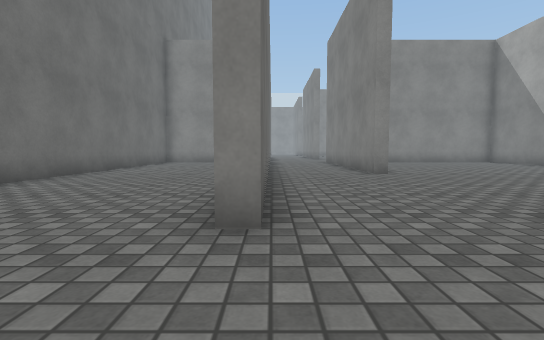
View 1 (above)

19 first-person views from a walk through a Unity game level. The camera is 0.72 m above the floor, tilts 4° down and sees 85° across. The floor is counted in squares, 1 m on a side. Each view is taken from the middle of a square. On the plan, view 1 faces up. The plan holds only what a view shows up to about 10 squares ahead; the rest is blank. The place goes on beyond the plan. Surface patterns are stand-ins for the level's own textures.

View 2
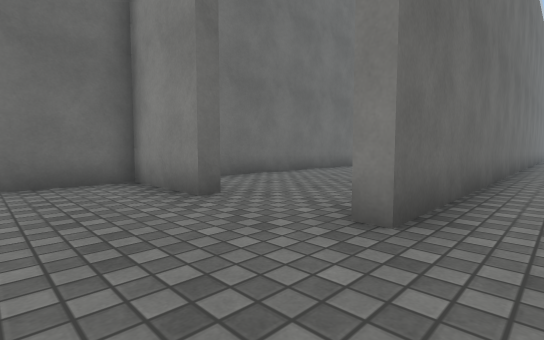

View 3
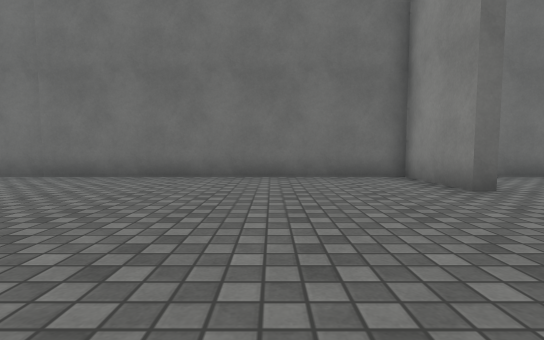

View 4
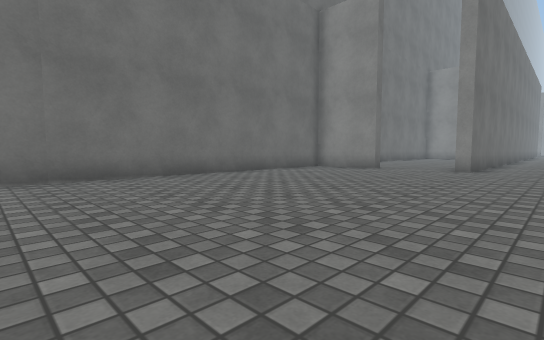

View 5
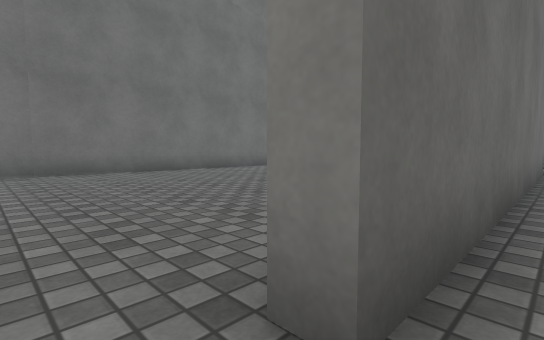

View 6
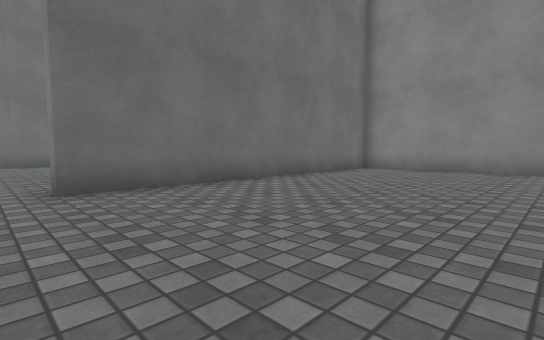

View 7
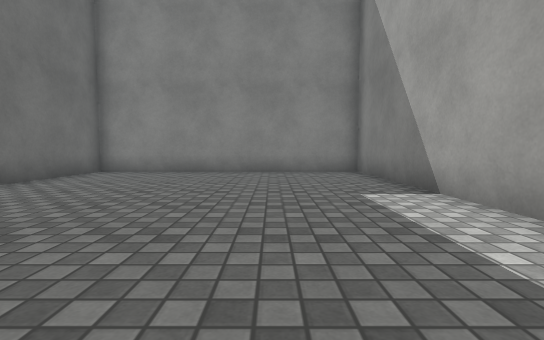

View 8
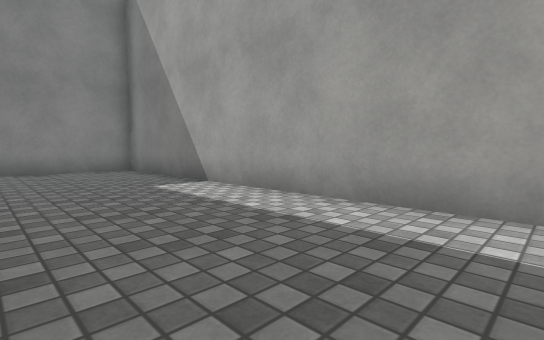

View 9
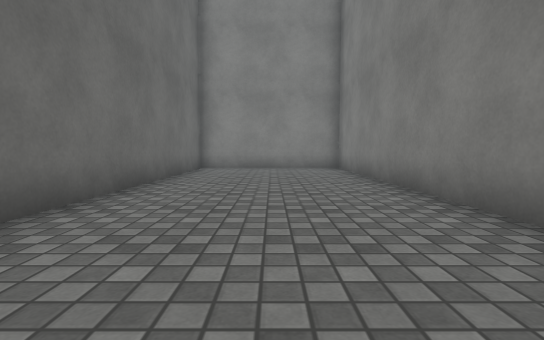

View 10
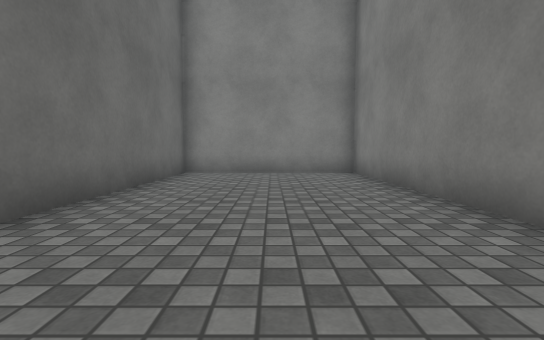

View 11
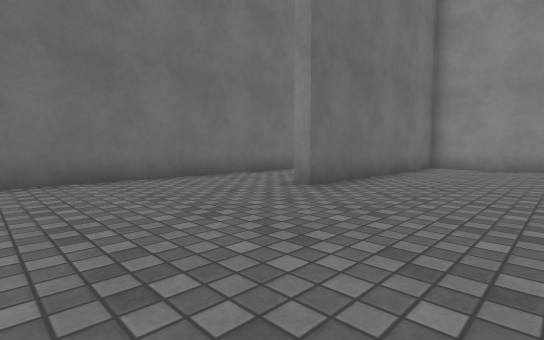

View 12
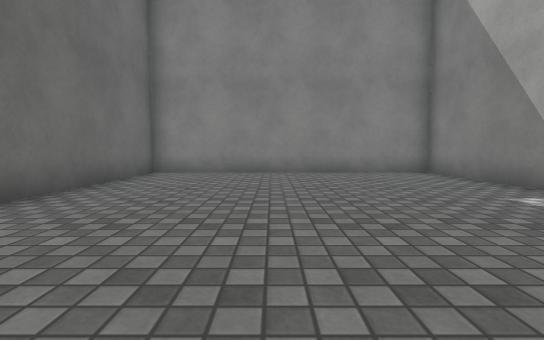

View 13
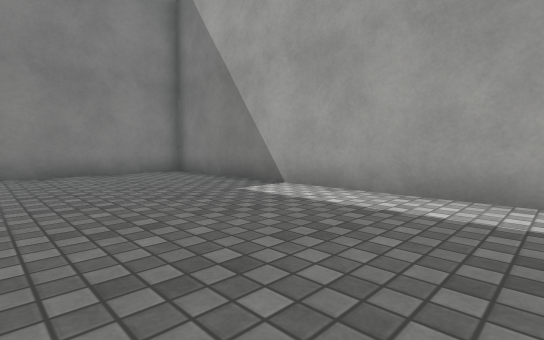

View 14
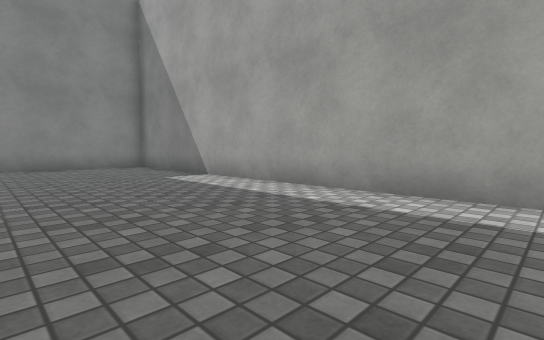

View 15
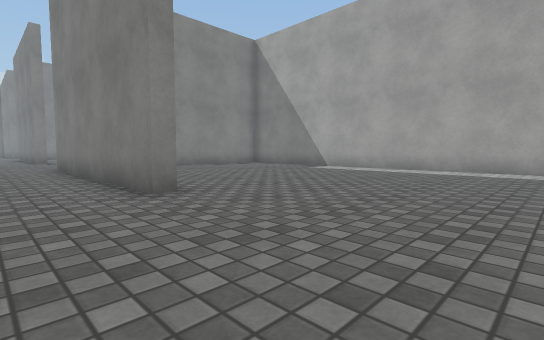

View 16
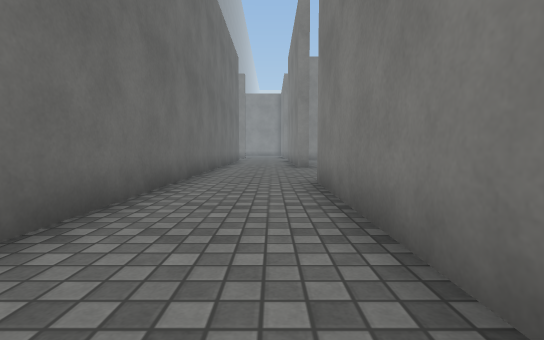

View 17
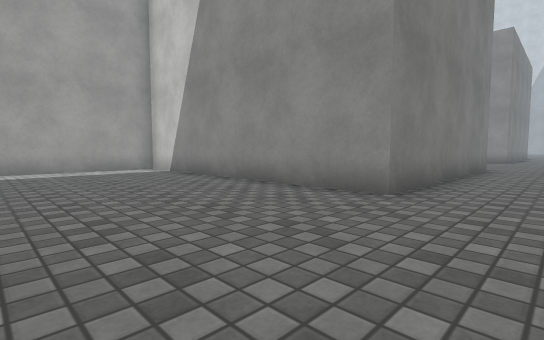

View 18
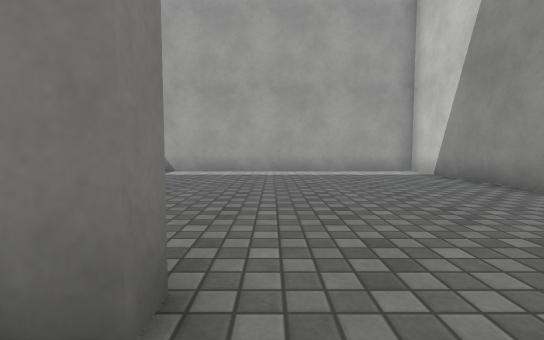

View 19
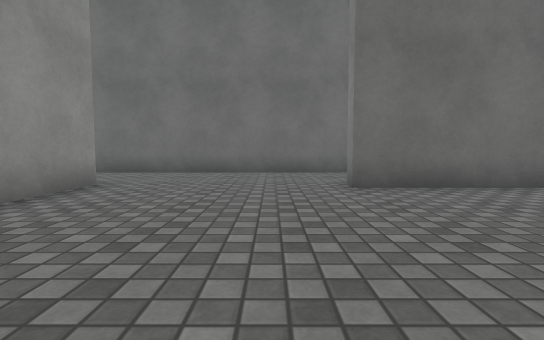

### Floor plan
Points are (right, up) in squares from view 1. A wall is a line through its corners. A room is listed if a view was taken in it or the views show most of it. See-through windows are left out.
Room 1 (views 1, 2, 3, 4, 9, 10)
walls: (-3.1, 2.9) (-3.1, 2.4) (-5.6, 2.4) (-5.6, -8.2); (-0.1, 3.6) (-0.1, 2.6) (-0.6, 2.6); (-0.5, 7.6) (-0.5, 16) (-5.7, 16) (-5.6, 4.6)
ways out: opening at (3, -8) to room 2; opening at (2, 3.3) to room 3
Room 2 (views 5, 6, 7, 8)
walls: (11.7, -7.9) (11.7, 2.4) (3.5, 2.4) (3.5, -7.2) (3.1, -7.2)
ways out: opening at (3, -8) to room 1
Room 3 (views 11, 12, 13, 14, 15, 16)
walls: (11.7, 4.1) (11.7, 16) (3.5, 16) (3.5, 8.7) (3, 8.7) (3, 16.4); (-0.1, 17.4) (-0.1, 3.6)
ways out: opening at (2, 3.3) to room 1; opening at (1.5, 17) to room 4
Room 4 (views 17, 18, 19)
walls: (3.5, 23.5) (3.5, 21.5) (3, 21.5) (3, 22); (3, 16.4) (11.7, 16.4) (11.7, 23.5); (-0.1, 22.4) (-0.1, 17.4)
ways out: opening at (1.5, 17) to room 3

Where each view was taken, in squares from view 1:
view 1: 0 up, 0 right, facing up
view 2: 0 up, 1 right, facing up-left
view 3: 1 down, 2 right, facing left
view 4: 8 down, 2 right, facing up-left
view 5: 8 down, 4 right, facing up-left
view 6: 8 down, 9 right, facing up-left
view 7: 7 down, 9 right, facing up
view 8: 8 down, 8 right, facing up-right
view 9: 5 up, 3 left, facing up
view 10: 7 up, 3 left, facing up
view 11: 4 up, 7 right, facing up-left
view 12: 7 up, 7 right, facing up
view 13: 7 up, 7 right, facing up-right
view 14: 4 up, 7 right, facing up-right
view 15: 4 up, 1 right, facing up-right
view 16: 10 up, 2 right, facing up
view 17: 21 up, 1 right, facing down-right
view 18: 21 up, 2 right, facing right
view 19: 20 up, 9 right, facing left
